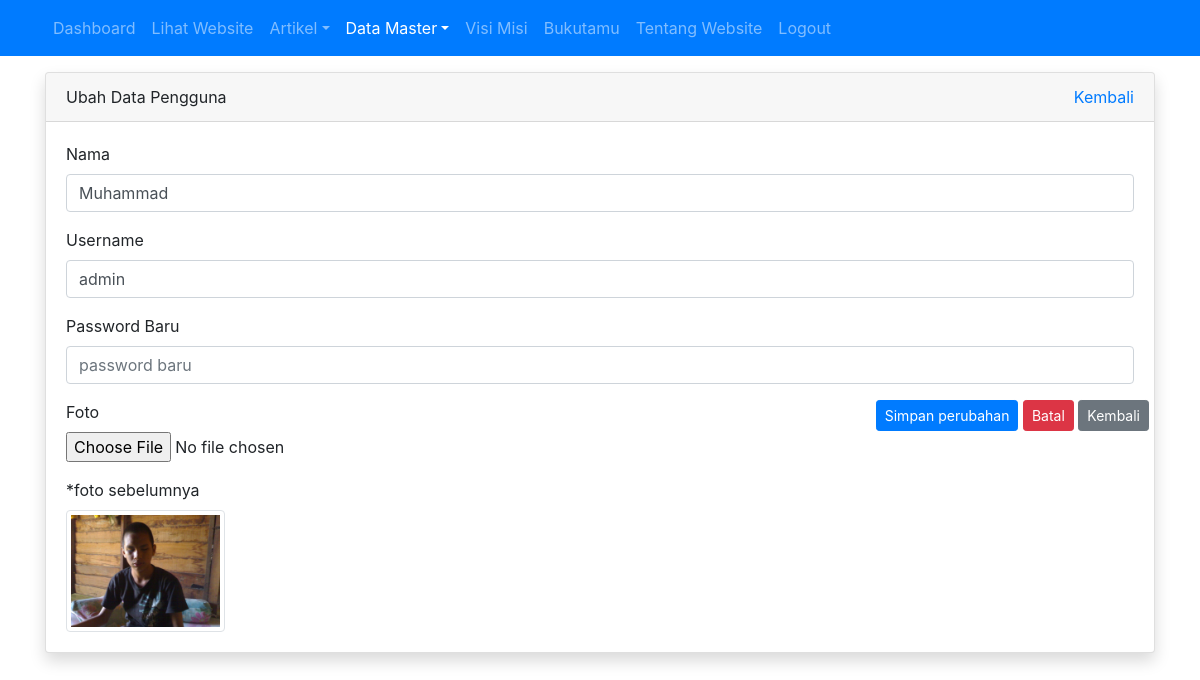
Screenshot of /admin/pengguna/ubah.php?id=4 (signed in) with the database file from the repository.
### tables this page shows
CREATE TABLE `tbl_pengguna` (
  `id` int(11) NOT NULL AUTO_INCREMENT,
  `nama` varchar(100) DEFAULT NULL,
  `username` varchar(20) DEFAULT NULL,
  `password` varchar(255) DEFAULT NULL,
  `foto` varchar(100) DEFAULT NULL,
  PRIMARY KEY (`id`)
);

### admin/pengguna/ubah.php (the view, shortened to what this page needs)
<?php
require_once '../../koneksi.php';
$id = $_GET['id'];
$query = mysqli_query($koneksi, "SELECT * FROM tbl_pengguna WHERE id = $id");
$pengguna = mysqli_fetch_assoc($query);
?>
<!DOCTYPE html>
<html>
<head>
	<link rel="stylesheet" href="../../resources/css/bootstrap.min.css">
</head>
<body>
	<?php require_once '../navbar.php'; ?>
	<div class="container mt-3">
		<div class="row">
			<div class="col">
				<div class="card shadow">
					<div class="card-header">
						<div class="clearfix">
							<div class="float-left">
								Ubah Data Pengguna
							</div>
							<div class="float-right">
								<a href="index.php">Kembali</a>
							</div>
						</div>
					</div>
					<div class="card-body">
						<form method="POST" action="proses_ubah.php?id=<?php echo $id; ?>" enctype="multipart/form-data">
							<div class="form-group">
								<label for="nama">Nama</label>
								<input type="text" value="<?php echo $pengguna['nama'] ?>" class="form-control" id="nama" placeholder="nama" autocomplete="off" required="required" name="nama">
							</div>
							<div class="form-group">
								<label for="username">Username</label>
								<input type="text" value="<?php echo $pengguna['username'] ?>" class="form-control" id="username" placeholder="username" autocomplete="off" required="required" name="username">
							</div>
							<div class="row">
								<div class="col">
									<div class="form-group">
										<label for="password">Password Baru</label>
										<input type="password" class="form-control" id="password" placeholder="password baru" autocomplete="off" name="password">
									</div>
								</div>
							</div>
							<div class="row">
								<div class="col">
									<div class="form-group">
										<label for="foto">Foto</label>
										<input type="file" class="form-control-file mb-2" id="foto" autocomplete="off" name="foto">
									</div>
									*foto sebelumnya <br>
									<img src="../../images/pengguna/<?= $pengguna['foto'] ?>" alt="" width="20%" class="img-thumbnail mt-2">
								</div>
								<div class="form-group">
									<button type="submit" class="btn btn-sm btn-primary" name="ubah">Simpan perubahan</button>
									<button type="reset" class="btn btn-sm btn-danger" onclick="return confirm('apakah anda yakin?')">Batal</button>
									<a href="index.php" class="btn btn-sm btn-secondary">Kembali</a>
								</div>
						</form>
					</div>
				</div>
			</div>
		</div>
	</div>
</body>
</html>

### rows the page displays
tbl_pengguna: nama "Muhammad", username "admin", foto (picture)
